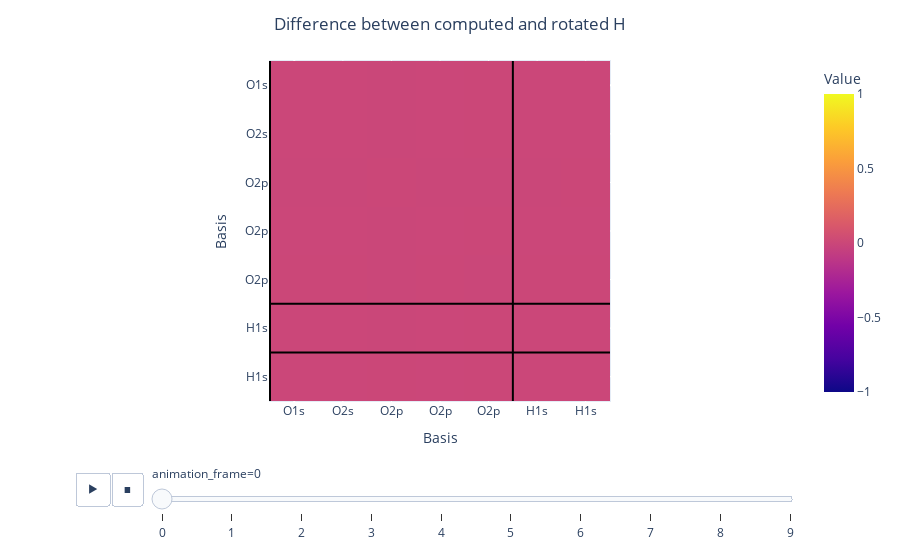

Notebook code cell kept with this figure:
### Code cell
# Referencing all the angles to the first angle, compute the Hamiltonian in the rotated basis
hamiltonians_rotated = []
for i in range(len(angles)):
    hamiltonian_rotated = D_matrices[i] @ hamiltonians[0, ..., :, :] @ D_matrices[i].T
    hamiltonians_rotated.append(hamiltonian_rotated)

hamiltonians_rotated = np.array(hamiltonians_rotated)
hamiltonians_rotated_diff = hamiltonians_rotated - hamiltonians

fig = px.imshow(
    hamiltonians_rotated_diff[:, 0, ...],
    animation_frame=0,
    labels=dict(x="Basis", y="Basis", color="Value"),
    range_color=[-1, 1],
)

add_bounds_to_figure(fig)

fig.update_layout(title_text='Difference between computed and rotated H', title_x=0.5)

fig.show()

### Figure 1 — Plotly figure (JSON) as saved in the notebook; plotly's stock layout.template omitted (floating-point values rounded to 4 significant figures)
{"data": [{"coloraxis": "coloraxis", "hovertemplate": "Basis: %{x}<br>Basis: %{y}<br>Value: %{z}<extra></extra>", "name": "0", "type": "heatmap", "xaxis": "x", "yaxis": "y", "z": [[0, 0, -2.646e-10, 0, 6.91e-09, 0, 0], [0, 0, -1.791e-09, 0, 4.676e-08, 0, 0], [-2.646e-10, -1.791e-09, 2.862e-09, -7.697e-10, -2.662e-08, -7.278e-09, 1.354e-09], [0, 0, -7.697e-10, 0, 6.652e-09, 0, 0], [6.91e-09, 4.676e-08, -2.662e-08, 6.652e-09, -2.862e-09, 1.404e-07, 1.424e-08], [0, 0, -7.278e-09, 0, 1.404e-07, 0, 0], [0, 0, 1.354e-09, 0, 1.424e-08, 0, 0]]}], "layout": {"coloraxis": {"cmax": 1, "cmin": -1, "colorbar": {"title": {"text": "Value"}}, "colorscale": [[0, "#0d0887"], [0.1111, "#46039f"], [0.2222, "#7201a8"], [0.3333, "#9c179e"], [0.4444, "#bd3786"], [0.5556, "#d8576b"], [0.6667, "#ed7953"], [0.7778, "#fb9f3a"], [0.8889, "#fdca26"], [1, "#f0f921"]]}, "margin": {"t": 60}, "shapes": [{"line": {"color": "black", "width": 2}, "type": "line", "x0": -0.5, "x1": 6.5, "y0": 4.5, "y1": 4.5}, {"line": {"color": "black", "width": 2}, "type": "line", "x0": -0.5, "x1": 6.5, "y0": 5.5, "y1": 5.5}, {"line": {"color": "black", "width": 2}, "type": "line", "x0": -0.5, "x1": -0.5, "y0": -0.5, "y1": 6.5}, {"line": {"color": "black", "width": 2}, "type": "line", "x0": 4.5, "x1": 4.5, "y0": -0.5, "y1": 6.5}], "sliders": [{"active": 0, "currentvalue": {"prefix": "animation_frame="}, "len": 0.9, "pad": {"b": 10, "t": 60}, "steps": [{"args": [["0"], {"frame": {"duration": 0, "redraw": true}, "fromcurrent": true, "mode": "immediate", "transition": {"duration": 0, "easing": "linear"}}], "label": "0", "method": "animate"}, {"args": [["1"], {"frame": {"duration": 0, "redraw": true}, "fromcurrent": true, "mode": "immediate", "transition": {"duration": 0, "easing": "linear"}}], "label": "1", "method": "animate"}, {"args": [["2"], {"frame": {"duration": 0, "redraw": true}, "fromcurrent": true, "mode": "immediate", "transition": {"duration": 0, "easing": "linear"}}], "label": "2", "method": "animate"}, {"args": [["3"], {"frame": {"duration": 0, "redraw": true}, "fromcurrent": true, "mode": "immediate", "transition": {"duration": 0, "easing": "linear"}}], "label": "3", "method": "animate"}, {"args": [["4"], {"frame": {"duration": 0, "redraw": true}, "fromcurrent": true, "mode": "immediate", "transition": {"duration": 0, "easing": "linear"}}], "label": "4", "method": "animate"}, {"args": [["5"], {"frame": {"duration": 0, "redraw": true}, "fromcurrent": true, "mode": "immediate", "transition": {"duration": 0, "easing": "linear"}}], "label": "5", "method": "animate"}, {"args": [["6"], {"frame": {"duration": 0, "redraw": true}, "fromcurrent": true, "mode": "immediate", "transition": {"duration": 0, "easing": "linear"}}], "label": "6", "method": "animate"}, {"args": [["7"], {"frame": {"duration": 0, "redraw": true}, "fromcurrent": true, "mode": "immediate", "transition": {"duration": 0, "easing": "linear"}}], "label": "7", "method": "animate"}, {"args": [["8"], {"frame": {"duration": 0, "redraw": true}, "fromcurrent": true, "mode": "immediate", "transition": {"duration": 0, "easing": "linear"}}], "label": "8", "method": "animate"}, {"args": [["9"], {"frame": {"duration": 0, "redraw": true}, "fromcurrent": true, "mode": "immediate", "transition": {"duration": 0, "easing": "linear"}}], "label": "9", "method": "animate"}], "x": 0.1, "xanchor": "left", "y": 0, "yanchor": "top"}], "title": {"text": "Difference between computed and rotated H", "x": 0.5}, "updatemenus": [{"buttons": [{"args": [null, {"frame": {"duration": 500, "redraw": true}, "fromcurrent": true, "mode": "immediate", "transition": {"duration": 500, "easing": "linear"}}], "label": "&#9654;", "method": "animate"}, {"args": [[null], {"frame": {"duration": 0, "redraw": true}, "fromcurrent": true, "mode": "immediate", "transition": {"duration": 0, "easing": "linear"}}], "label": "&#9724;", "method": "animate"}], "direction": "left", "pad": {"r": 10, "t": 70}, "showactive": false, "type": "buttons", "x": 0.1, "xanchor": "right", "y": 0, "yanchor": "top"}], "xaxis": {"anchor": "y", "constrain": "domain", "domain": [0, 1], "scaleanchor": "y", "ticktext": ["O1s", "O2s", "O2p", "O2p", "O2p", "H1s", "H1s"], "tickvals": [0, 1, 2, 3, 4, 5, 6, 7, 8, 9, 10], "title": {"text": "Basis"}}, "yaxis": {"anchor": "x", "autorange": "reversed", "constrain": "domain", "domain": [0, 1], "ticktext": ["O1s", "O2s", "O2p", "O2p", "O2p", "H1s", "H1s"], "tickvals": [0, 1, 2, 3, 4, 5, 6, 7, 8, 9, 10], "title": {"text": "Basis"}}}}
